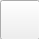
<?xml version="1.0" encoding="UTF-8"?>
<ui version="4.0">
 <class>Qonvince::IconSelectButton</class>
 <widget class="QWidget" name="Qonvince::IconSelectButton">
  <property name="geometry">
   <rect>
    <x>0</x>
    <y>0</y>
    <width>39</width>
    <height>39</height>
   </rect>
  </property>
  <property name="windowTitle">
   <string>Form</string>
  </property>
  <widget class="QPushButton" name="chooseIcon">
   <property name="geometry">
    <rect>
     <x>0</x>
     <y>0</y>
     <width>40</width>
     <height>40</height>
    </rect>
   </property>
   <property name="sizePolicy">
    <sizepolicy hsizetype="Minimum" vsizetype="Minimum">
     <horstretch>0</horstretch>
     <verstretch>0</verstretch>
    </sizepolicy>
   </property>
   <property name="minimumSize">
    <size>
     <width>24</width>
     <height>24</height>
    </size>
   </property>
   <property name="toolTip">
    <string>Choose an icon.</string>
   </property>
   <property name="iconSize">
    <size>
     <width>32</width>
     <height>32</height>
    </size>
   </property>
  </widget>
  <widget class="QPushButton" name="clear">
   <property name="geometry">
    <rect>
     <x>24</x>
     <y>0</y>
     <width>16</width>
     <height>16</height>
    </rect>
   </property>
   <property name="sizePolicy">
    <sizepolicy hsizetype="Fixed" vsizetype="Fixed">
     <horstretch>0</horstretch>
     <verstretch>0</verstretch>
    </sizepolicy>
   </property>
   <property name="minimumSize">
    <size>
     <width>16</width>
     <height>16</height>
    </size>
   </property>
   <property name="maximumSize">
    <size>
     <width>16</width>
     <height>16</height>
    </size>
   </property>
   <property name="focusPolicy">
    <enum>Qt::NoFocus</enum>
   </property>
   <property name="contextMenuPolicy">
    <enum>Qt::NoContextMenu</enum>
   </property>
   <property name="toolTip">
    <string>Clear the icon.</string>
   </property>
   <property name="styleSheet">
    <string notr="true">QPushButton#chooseIcon {
	opacity: 128;
}

QPushButton#chooseIcon:hover,
QPushButton#chooseIcon:focus {
	outline-style: none;
}

</string>
   </property>
   <property name="text">
    <string/>
   </property>
   <property name="icon">
    <iconset theme="edit-clear">
     <normaloff>.</normaloff>.</iconset>
   </property>
   <property name="iconSize">
    <size>
     <width>12</width>
     <height>12</height>
    </size>
   </property>
   <property name="flat">
    <bool>true</bool>
   </property>
  </widget>
 </widget>
 <resources/>
 <connections>
  <connection>
   <sender>chooseIcon</sender>
   <signal>clicked()</signal>
   <receiver>Qonvince::IconSelectButton</receiver>
   <slot>chooseIcon()</slot>
   <hints>
    <hint type="sourcelabel">
     <x>24</x>
     <y>25</y>
    </hint>
    <hint type="destinationlabel">
     <x>69</x>
     <y>57</y>
    </hint>
   </hints>
  </connection>
  <connection>
   <sender>clear</sender>
   <signal>clicked()</signal>
   <receiver>Qonvince::IconSelectButton</receiver>
   <slot>clear()</slot>
   <hints>
    <hint type="sourcelabel">
     <x>27</x>
     <y>7</y>
    </hint>
    <hint type="destinationlabel">
     <x>19</x>
     <y>19</y>
    </hint>
   </hints>
  </connection>
 </connections>
 <slots>
  <slot>clear()</slot>
  <slot>chooseIcon()</slot>
 </slots>
</ui>
